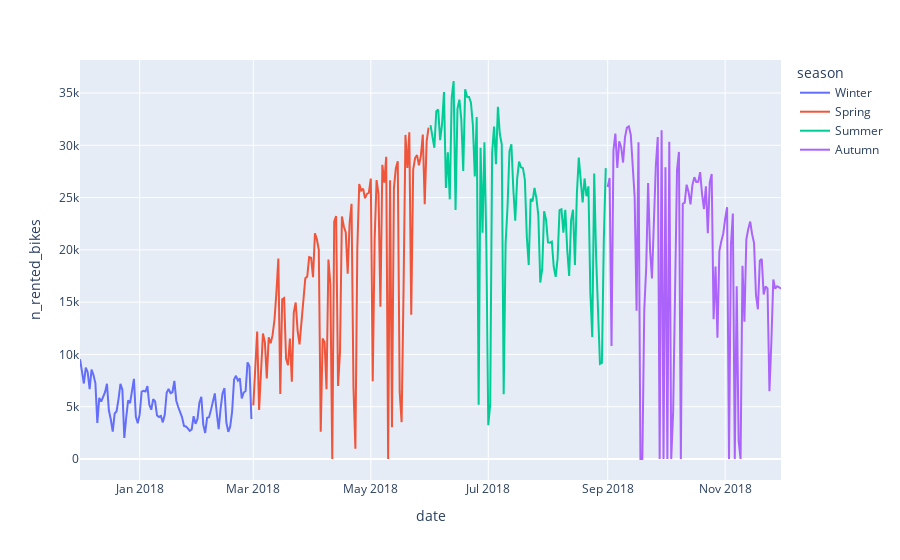

The code cell stored with this chart in its notebook:
### Code cell
# Copy the previous chain of manipulations and add season as a variable to group by
by_day_season = df.groupby(['date', 'season'], as_index=False).agg({'n_rented_bikes': 'sum'})

# Copy the code for the previous line plot and map season to color
px.line(by_day_season, x = 'date', y = 'n_rented_bikes', color='season')
